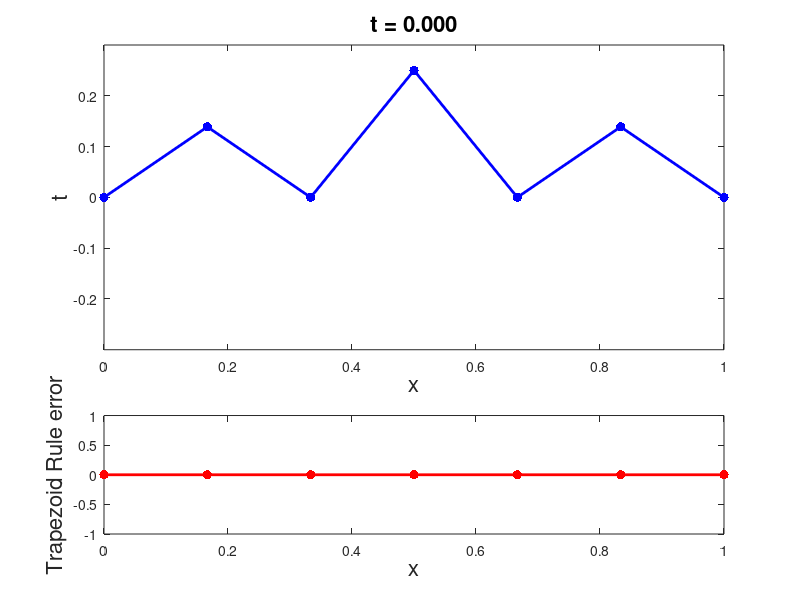
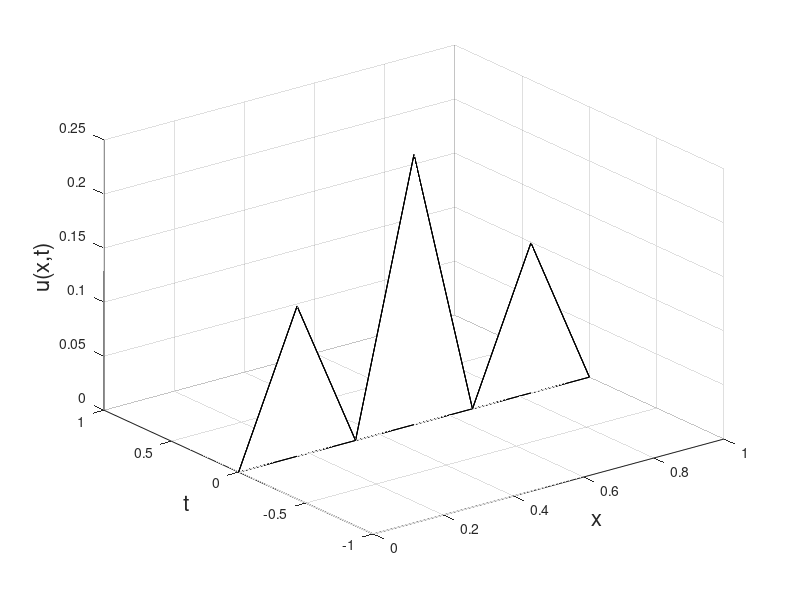

The MATLAB script that drew these images, in order: (Note: this script raises an error after producing the figures.)
% Demo of solving the wave equation u_tt = u_xx
% with u(0,t) = u(1,t) = 0, with u(x,0) = u0(x)
% and zero initial velocity, using the finite element
% method in space, and the Trapezoid Rule in time.

 n = input('Enter n: ');
 dt = input('Enter dt: ');
 h = 1/(n+1);
 x = h*[1:n]';

% build mass and stiffness matrices
 M=sparse(n,n);
 M=M+sparse(1:n-1,2:n,h/6,n,n);
 M=M+M.';
 M=M+sparse(1:n,1:n,2*h/3,n,n);
 
 K=sparse(n,n);
 K=K+sparse(1:n-1,2:n,-1/h,n,n);
 K=K+K.';
 K=K+sparse(1:n,1:n,2/h,n,n);

% initial condition
 u0 = (x-x.^2).*sin(3*pi*x).^2;
 v0 = zeros(size(x));

% initial value of coefficients in u_n(x,t) = sum alf_k(t) phi_k(x)
 alf0  = u0;
 beta0 = v0;

 tvec = [0:dt:4];
 
 MinvK = M\K;
 A = [zeros(n) eye(n); -MinvK zeros(n)];
 U0 = [alf0;beta0];
 UU = zeros(length(tvec),length(x)+2);
 UUe = zeros(length(tvec),length(x)+2);
 normUUe = zeros(1,length(tvec));

 for m=1:length(tvec)
    figure(1), clf
    t = tvec(m);
    U = expm(A*t)*U0;     % compute exact solution in time
    if m==1, Ue = U0;
    else,    Ue = (eye(2*n)-.5*dt*A)\((eye(2*n)+.5*dt*A)*Ue);  % trapezoid
    end
    UU(m,:) = [0 U(1:n)' 0];
    UUe(m,:) = [0 Ue(1:n)' 0];
    subplot(3,1,1:2)
    plot([0;x;1], [0;Ue(1:n);0],'b.-','linewidth',2,'markersize',20);
    xlabel('x','fontsize',16)
    ylabel('t','fontsize',16)
    title(sprintf('t = %5.3f',t),'fontsize',16)
    axis([0 1 -.3 .3])
    subplot(3,1,3)
    plot([0;x;1], abs([0;Ue(1:n)-U(1:n);0]),'r.-','linewidth',2,'markersize',20);
    ylabel('Trapezoid Rule error','fontsize',16)
    xlabel('x','fontsize',16)
    drawnow
    if m==1, input('hit return to start\n'), else, pause(0.02), end
    normUUe(m)=sqrt(sum(UUe(m,:).*UUe(m,:)));
 end

 figure(2), clf
 plt= waterfall([0;x;1],tvec,UUe);
 set(plt,'edgecolor','k')       % make the lines black
 xlabel('x','fontsize',16)
 ylabel('t','fontsize',16)
 zlabel('u(x,t)','fontsize',16)
 ylim([min(tvec) max(tvec)])
 title('Trapezoid Rule', 'fontsize', 16)

 figure(3), clf
 plt= waterfall([0;x;1],tvec,abs(UUe-UU));
 set(plt,'edgecolor','k')       % make the lines black
 xlabel('x','fontsize',16)
 ylabel('t','fontsize',16)
 zlabel('u(x,t)','fontsize',16)
 ylim([min(tvec) max(tvec)])
 title('Trapezoid Rule Error', 'fontsize', 16)

 figure(4), clf
 semilogy(1:length(tvec),normUUe)
 xlabel('m','fontsize',16)
 ylabel('$\|\alpha^{(m)}\|$','interpreter','latex','fontsize',16)
